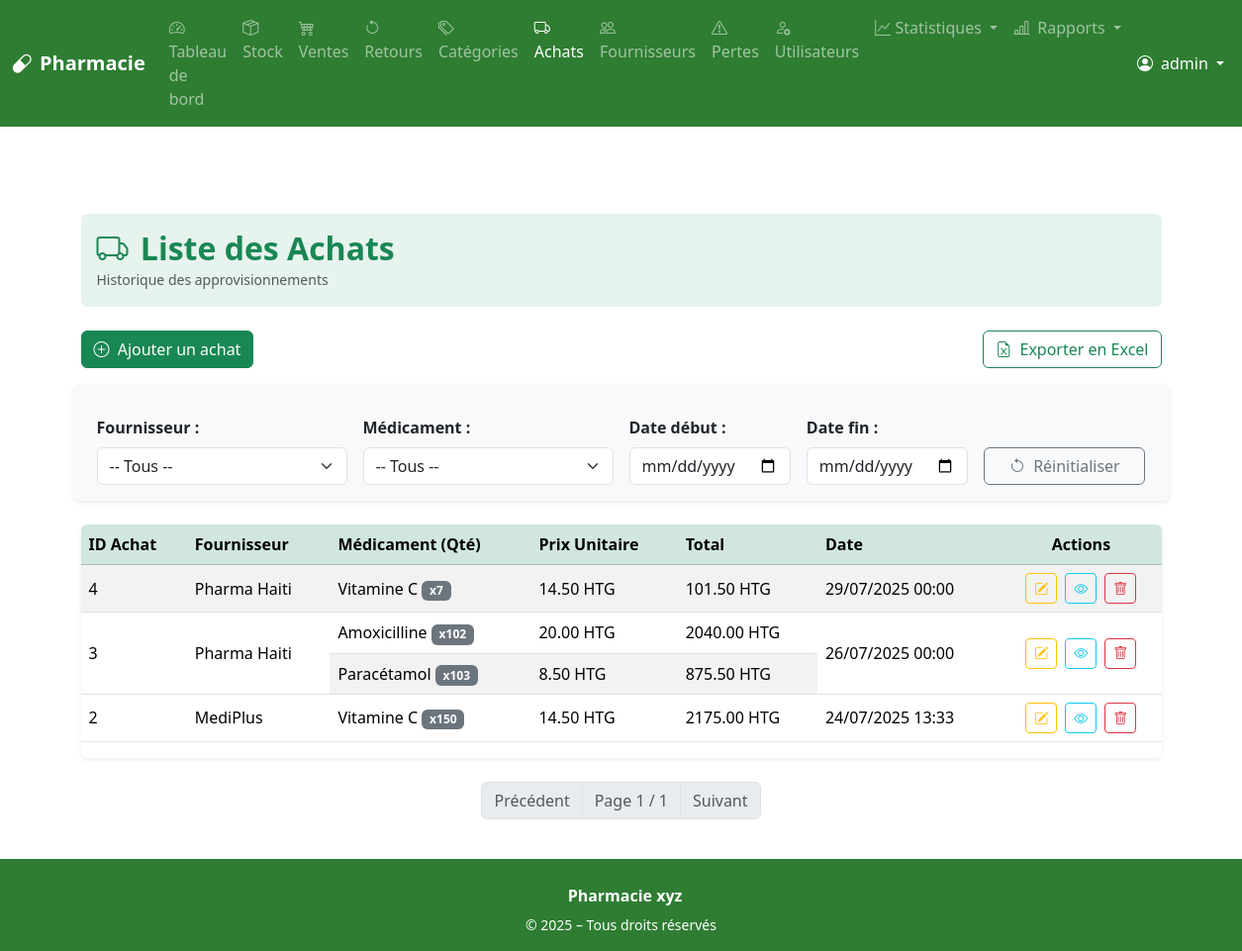
Page /purchases/ (signed in) on the earlier database version.
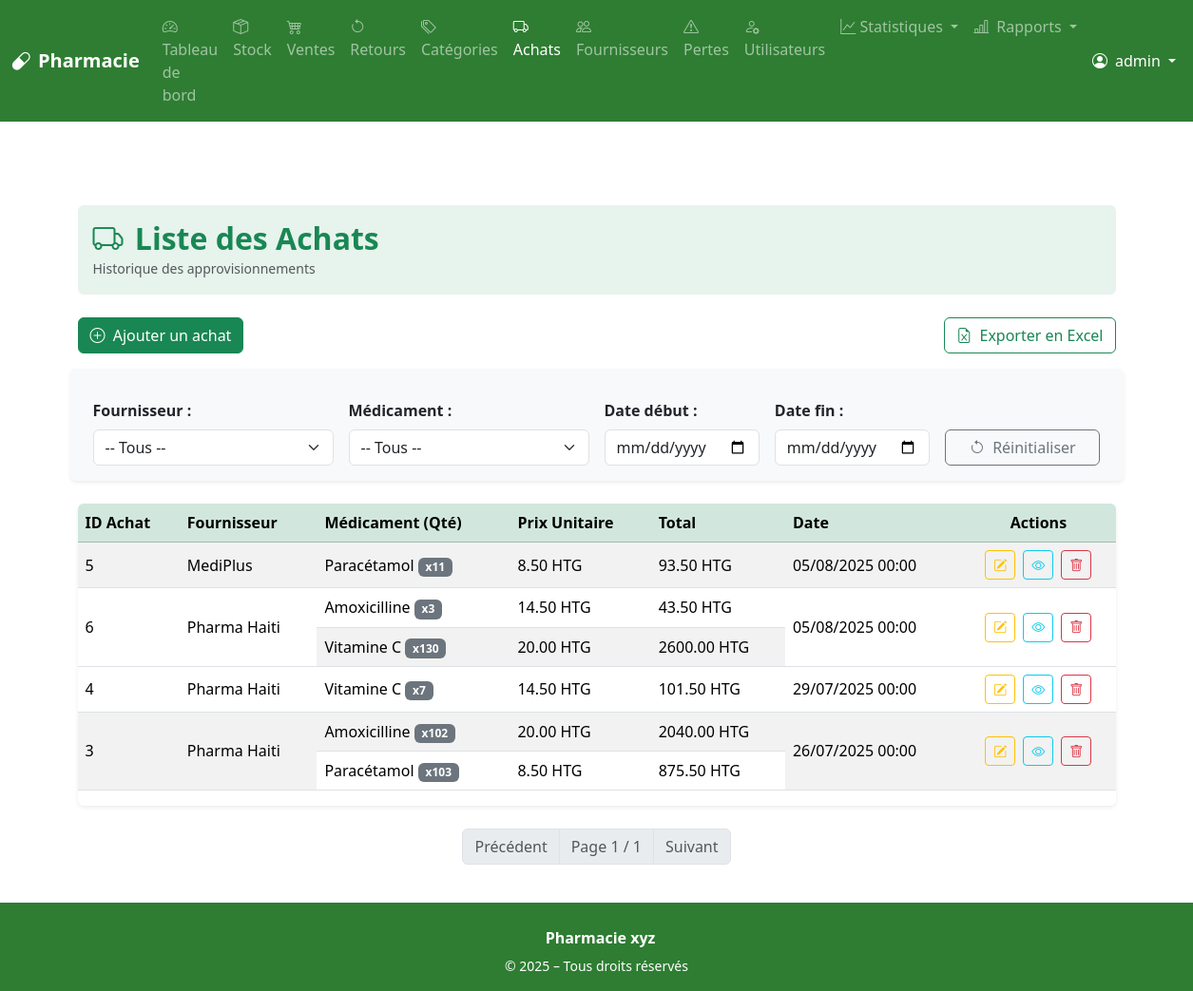
Same page on the later database version.
### app/models.py (models this page shows, shortened)
class User(UserMixin, db.Model):
    id = db.Column(db.Integer, primary_key=True)
    username = db.Column(db.String(80), unique=True, nullable=False)
    password = db.Column(db.String(200), nullable=False)
    role = db.Column(db.String(20), nullable=False)  # admin, pharmacien, vendeur...
    is_active = db.Column(db.Boolean, default=True)
    last_login = db.Column(db.DateTime, nullable=True)
    sales = db.relationship('Sale', back_populates='user')

class Purchase(db.Model):
    id = db.Column(db.Integer, primary_key=True)
    supplier_id = db.Column(db.Integer, db.ForeignKey('supplier.id'), nullable=False)
    purchase_date = db.Column(db.DateTime, default=datetime.utcnow)
    commentaire = db.Column(db.Text, nullable=True)
    supplier = db.relationship('Supplier', back_populates='purchases')
    items = db.relationship('PurchaseItem', back_populates='purchase', cascade='all, delete-orphan')

class Supplier(db.Model):
    id = db.Column(db.Integer, primary_key=True)
    name = db.Column(db.String(100), nullable=False)
    contact = db.Column(db.String(15))
    address = db.Column(db.Text)
    purchases = db.relationship('Purchase', back_populates='supplier')

class PurchaseItem(db.Model):
    id = db.Column(db.Integer, primary_key=True)
    purchase_id = db.Column(db.Integer, db.ForeignKey('purchase.id'), nullable=False)
    drug_id = db.Column(db.Integer, db.ForeignKey('drug.id'), nullable=False)
    quantity = db.Column(db.Integer, nullable=False)
    unit_price = db.Column(db.Float, nullable=False)
    purchase = db.relationship('Purchase', back_populates='items')
    drug = db.relationship('Drug', back_populates='purchase_items')
    @property
    def total_price(self):
        return self.quantity * self.unit_price

class Drug(db.Model):
    id = db.Column(db.Integer, primary_key=True)
    name = db.Column(db.String(100), nullable=False)
    unit = db.Column(db.String(30))  # comprimé, flacon, etc.
    price = db.Column(db.Float, nullable=False)
    expiration_date = db.Column(db.Date, nullable=False)
    commentaire = db.Column(db.Text, nullable=True)
    category_id = db.Column(db.Integer, db.ForeignKey('category.id'), nullable=True)
    category = db.relationship('Category', back_populates='drugs')
    sales = db.relationship('SaleItem', back_populates='drug')
    losses = db.relationship('LossRecord', back_populates='drug')
    purchase_items = db.relationship('PurchaseItem', back_populates='drug')

### app/routes/purchase.py (the view)
@bp.route('/', methods=['GET'])
@login_required
@admin_required
def list_purchases():
    query = Purchase.query.options(joinedload(Purchase.items).joinedload(PurchaseItem.drug))
    supplier_id = request.args.get('supplier_id', type=int)
    drug_id = request.args.get('drug_id', type=int)
    start_date = request.args.get('start_date')
    end_date = request.args.get('end_date')
    page = request.args.get('page', 1, type=int)
    per_page = 10  # Nombre d’achats par page
    if supplier_id:
        query = query.filter(Purchase.supplier_id == supplier_id)
    if start_date:
        query = query.filter(Purchase.purchase_date >= start_date)
    if end_date:
        query = query.filter(Purchase.purchase_date <= end_date)
    if drug_id:
        query = query.join(Purchase.items).filter(PurchaseItem.drug_id == drug_id)
    purchases = query.order_by(Purchase.purchase_date.desc()).paginate(page=page, per_page=per_page, error_out=False)
    suppliers = Supplier.query.all()
    drugs = Drug.query.order_by(Drug.name).all()
    delete_form_purchase = DeletePurchaseForm()
    return render_template(
        'purchase/list.html',
        purchases=purchases,
        suppliers=suppliers,
        drugs=drugs,
        delete_form_purchase=delete_form_purchase
    )

### app/forms.py
class DeletePurchaseForm(FlaskForm):
    pass

### app/routes/auth.py (called while the page is built)
@login_manager.user_loader
def load_user(user_id):
    return User.query.get(int(user_id))

### app/templates/purchase/list.html (shortened to what this page needs)
{% extends "base.html" %}
{% block content %}
<div class="container mt-5">
  <div class="bg-success bg-opacity-10 p-3 rounded mb-4">
    <h2 class="text-success fw-bold mb-0"><i class="bi bi-truck me-1"></i> Liste des Achats</h2>
    <small class="text-muted">Historique des approvisionnements</small>
  </div>
  <div class="d-flex justify-content-between mb-3 flex-wrap gap-2">
    <a href="{{ url_for('purchase.new_purchase') }}" class="btn btn-success">
      <i class="bi bi-plus-circle me-1"></i> Ajouter un achat
    </a>
    <a href="{{ url_for('purchase.export_purchases', supplier_id=request.args.get('supplier_id'), drug_id=request.args.get('drug_id'), start_date=request.args.get('start_date'), end_date=request.args.get('end_date')) }}"
     class="btn btn-outline-success">
    <i class="bi bi-file-earmark-excel me-1"></i> Exporter en Excel
  </a>
  </div>
  <form method="get" class="row g-3 mb-4 align-items-end shadow-sm p-3 rounded bg-light mt-3">
    <div class="col-md-3">
      <label for="supplier_id" class="form-label fw-semibold">Fournisseur :</label>
      <select name="supplier_id" id="supplier_id" class="form-select" onchange="this.form.submit()">
        <option value="">-- Tous --</option>
      </select>
    </div>
    <div class="col-md-3">
      <label for="drug_id" class="form-label fw-semibold">Médicament :</label>
      <select name="drug_id" id="drug_id" class="form-select" onchange="this.form.submit()">
        <option value="">-- Tous --</option>
      </select>
    </div>
    <div class="col-md-2">
      <label for="start_date" class="form-label fw-semibold">Date début :</label>
      <input type="date" name="start_date" id="start_date" class="form-control"
             value="{{ request.args.get('start_date', '') }}" onchange="this.form.submit()">
    </div>
    <div class="col-md-2">
      <label for="end_date" class="form-label fw-semibold">Date fin :</label>
      <input type="date" name="end_date" id="end_date" class="form-control"
             value="{{ request.args.get('end_date', '') }}" onchange="this.form.submit()">
    </div>
    <div class="col-md-2 d-grid">
      <a href="{{ url_for('purchase.list_purchases') }}" class="btn btn-outline-secondary mt-1">
        <i class="bi bi-arrow-counterclockwise me-1"></i> Réinitialiser
      </a>
    </div>
  </form>
  {% if purchases %}
  <div class="table-responsive shadow-sm rounded">
    <table class="table table-striped table-hover align-middle">
      <thead class="table-success">
        <tr>
          <th>ID Achat</th>
          <th>Fournisseur</th>
          <th>Médicament (Qté)</th>
          <th>Prix Unitaire</th>
          <th>Total</th>
          <th>Date</th>
          <th class="text-center">Actions</th>
        </tr>
      </thead>
      <tbody>
        {% for purchase in purchases %}
        <tr>
          <td rowspan="{{ purchase.items|length }}">{{ purchase.id }}</td>
          <td rowspan="{{ purchase.items|length }}">{{ purchase.supplier.name }}</td>
          {% for item in purchase.items %}
            {% if not loop.first %}</tr><tr>{% endif %}
            <td>{{ item.drug.name }} <span class="badge bg-secondary">x{{ item.quantity }}</span></td>
            <td>{{ "%.2f"|format(item.unit_price) }} HTG</td>
            <td>{{ "%.2f"|format(item.total_price) }} HTG</td>
            {% if loop.first %}
            <td rowspan="{{ purchase.items|length }}">{{ purchase.purchase_date.strftime('%d/%m/%Y %H:%M') if purchase.purchase_date else '-' }}</td>
            <td rowspan="{{ purchase.items|length }}" class="text-center">
              <div class="d-flex justify-content-center gap-2">
                <a href="{{ url_for('purchase.edit_purchase', purchase_id=purchase.id) }}" class="btn btn-sm btn-outline-warning" title="Modifier">
                  <i class="bi bi-pencil-square"></i>
                </a>
                <a href="{{ url_for('purchase.view_purchase', purchase_id=purchase.id) }}" class="btn btn-sm btn-outline-info" title="Détails">
                  <i class="bi bi-eye"></i>
                </a>
                  <button type="button" class="btn btn-sm btn-outline-danger" title="Supprimer"
                          data-bs-toggle="modal" data-bs-target="#deleteModal{{ purchase.id }}">
                      <i class="bi bi-trash"></i>
                  </button>
              </div>
            </td>
            {% endif %}
          {% endfor %}
        </tr>
        {% endfor %}
      </tbody>
    </table>
  </div>
<nav class="mt-4">
    <ul class="pagination justify-content-center">
        {% if purchases.has_prev %}
        <li class="page-item">
            <a class="page-link text-success"
               href="{{ url_for('purchase.list_purchases', page=purchases.prev_num, supplier_id=supplier_id, drug_id=drug_id, start_date=start_date, end_date=end_date) }}">
                Précédent
            </a>
        </li>
        {% else %}
        <li class="page-item disabled">
            <span class="page-link">Précédent</span>
        </li>
        {% endif %}
        <li class="page-item disabled">
            <span class="page-link">Page {{ purchases.page }} / {{ purchases.pages }}</span>
        </li>
        {% if purchases.has_next %}
        <li class="page-item">
            <a class="page-link text-success"
               href="{{ url_for('purchase.list_purchases', page=purchases.next_num, supplier_id=supplier_id, drug_id=drug_id, start_date=start_date, end_date=end_date) }}">
                Suivant
            </a>
        </li>
        {% else %}
        <li class="page-item disabled">
            <span class="page-link">Suivant</span>
        </li>
        {% endif %}
    </ul>
</nav>
  {% else %}
  <div class="alert alert-info mt-4 text-center">
    <i class="bi bi-info-circle me-2"></i> Aucun achat trouvé pour les critères sélectionnés.
  </div>
  {% endif %}
</div>
{% endblock %}

### app/templates/base.html (shortened to what this page needs)
<!DOCTYPE html>
<html lang="fr">
<head>
    <link href="https://cdn.jsdelivr.net/npm/bootstrap@5.3.3/dist/css/bootstrap.min.css" rel="stylesheet" />
    <link href="https://cdn.jsdelivr.net/npm/bootstrap-icons@1.11.1/font/bootstrap-icons.css" rel="stylesheet">
</head>
<body>
<nav class="navbar navbar-expand-lg navbar-dark" style="background-color: #2e7d32;">
  <div class="container-fluid">
    <a class="navbar-brand fw-bold" href="{{ url_for('dashboard.dashboard') }}">
      <i class="bi bi-capsule me-2"></i>Pharmacie
    </a>
    <div class="collapse navbar-collapse" id="navMenu">
      {% if current_user.is_authenticated %}
      <ul class="navbar-nav me-auto mb-2 mb-lg-0">
        <li class="nav-item">
          <a class="nav-link {% if request.endpoint == 'dashboard.dashboard' %}active{% endif %}" href="{{ url_for('dashboard.dashboard') }}">
            <i class="bi bi-speedometer2 me-1"></i> Tableau de bord
          </a>
        </li>
        <li class="nav-item">
          <a class="nav-link {% if request.endpoint == 'drug.list_drugs' %}active{% endif %}" href="{{ url_for('drug.list_drugs') }}">
            <i class="bi bi-box-seam me-1"></i> Stock
          </a>
        </li>
        <li class="nav-item">
          <a class="nav-link {% if request.endpoint == 'sale.list_sales' %}active{% endif %}" href="{{ url_for('sale.list_sales') }}">
            <i class="bi bi-cart4 me-1"></i> Ventes
          </a>
        </li>
        {% if current_user.role in ['admin', 'pharmacien'] %}
        <li class="nav-item">
          <a class="nav-link {% if request.endpoint == 'sale.list_returns' %}active{% endif %}" href="{{ url_for('sale.list_returns') }}">
            <i class="bi bi-arrow-counterclockwise me-1"></i> Retours
          </a>
        </li>
        {% endif %}
        {% if current_user.role == 'admin' %}
         <li class="nav-item">
          <a class="nav-link {% if request.endpoint == 'category.list_categories' %}active{% endif %}" href="{{ url_for('category.list_categories') }}">
            <i class="bi bi-tags me-1"></i> Catégories
          </a>
        </li>
        <li class="nav-item">
          <a class="nav-link {% if request.endpoint == 'purchase.list_purchases' %}active{% endif %}" href="{{ url_for('purchase.list_purchases') }}">
            <i class="bi bi-truck me-1"></i> Achats
          </a>
        </li>
        <li class="nav-item">
          <a class="nav-link {% if request.endpoint == 'supplier.list_suppliers' %}active{% endif %}" href="{{ url_for('supplier.list_suppliers') }}">
            <i class="bi bi-people me-1"></i> Fournisseurs
          </a>
        </li>
        <li class="nav-item">
          <a class="nav-link {% if request.endpoint == 'drug.list_losses' %}active{% endif %}" href="{{ url_for('drug.list_losses') }}">
            <i class="bi bi-exclamation-triangle me-1"></i> Pertes
          </a>
        </li>
        <li class="nav-item">
          <a class="nav-link {% if request.endpoint == 'admin.list_users' %}active{% endif %}" href="{{ url_for('admin.list_users') }}">
            <i class="bi bi-person-gear me-1"></i> Utilisateurs
          </a>
        </li>
        <li class="nav-item dropdown">
          <a class="nav-link dropdown-toggle" href="#" id="statsDropdown" role="button" data-bs-toggle="dropdown">
            <i class="bi bi-graph-up"></i> Statistiques
          </a>
        </li>
        <li class="nav-item dropdown">
            <a class="nav-link dropdown-toggle" href="#" id="rapportDropdown" role="button" data-bs-toggle="dropdown" aria-expanded="false">
                <i class="bi bi-bar-chart-line me-1"></i> Rapports
            </a>
        </li>
        {% endif %}
      </ul>
      <ul class="navbar-nav ms-auto align-items-center">
        <li class="nav-item dropdown">
          <a class="nav-link dropdown-toggle text-white" href="#" id="userDropdown" role="button" data-bs-toggle="dropdown" aria-expanded="false">
            <i class="bi bi-person-circle me-1"></i> {{ current_user.username }}
          </a>
        </li>
      </ul>
      {% endif %}
    </div>
  </div>
</nav>
<main class="flex-grow-1 py-4">
    <div class="container mt-4">
        {% block content %}{% endblock %}
    </div>
</main>
  {% include 'footer.html' %}
</body>
</html>

### app/templates/footer.html (shortened to what this page needs)
<footer class="text-white py-3" style="background-color: #2e7d32;">
  <div class="container text-center d-flex flex-column align-items-center">
    <div>
      <span class="fw-bold">Pharmacie xyz</span>
    </div>
    <small class="mt-1">&copy; {{ current_year }} – Tous droits réservés</small>
  </div>
</footer>

### app/templates/base.html (style rules this page uses)
html, body { height: 100%; }
body { display: flex; flex-direction: column; }
main { flex: 1; }

Differences in the rows shown:
removed Purchase: id "2", supplier.name "MediPlus", purchase_date "24/07/2025 13:33"
removed PurchaseItem: drug.name "Vitamine C", quantity "150", unit_price "14.50", total_price "2175.00", shown under "2"
added Purchase: id "5", supplier.name "MediPlus", purchase_date "05/08/2025 00:00"
added PurchaseItem: drug.name "Paracétamol", quantity "11", unit_price "8.50", total_price "93.50", shown under "5"
added Purchase: id "6", supplier.name "Pharma Haiti", purchase_date "05/08/2025 00:00"
added PurchaseItem: drug.name "Amoxicilline", quantity "3", unit_price "14.50", total_price "43.50", shown under "6"
added PurchaseItem: drug.name "Vitamine C", quantity "130", unit_price "20.00", total_price "2600.00", shown under "6"
